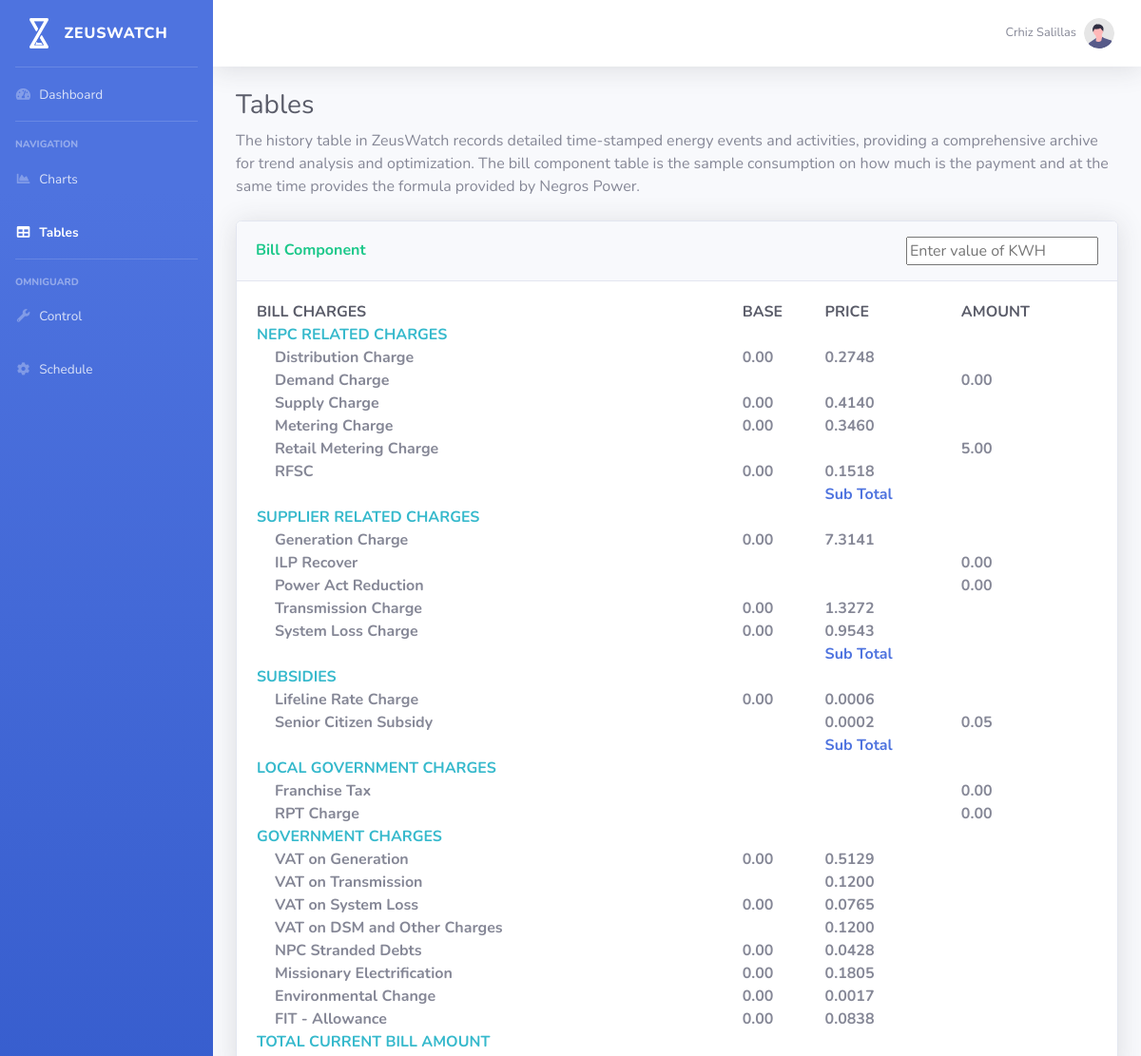
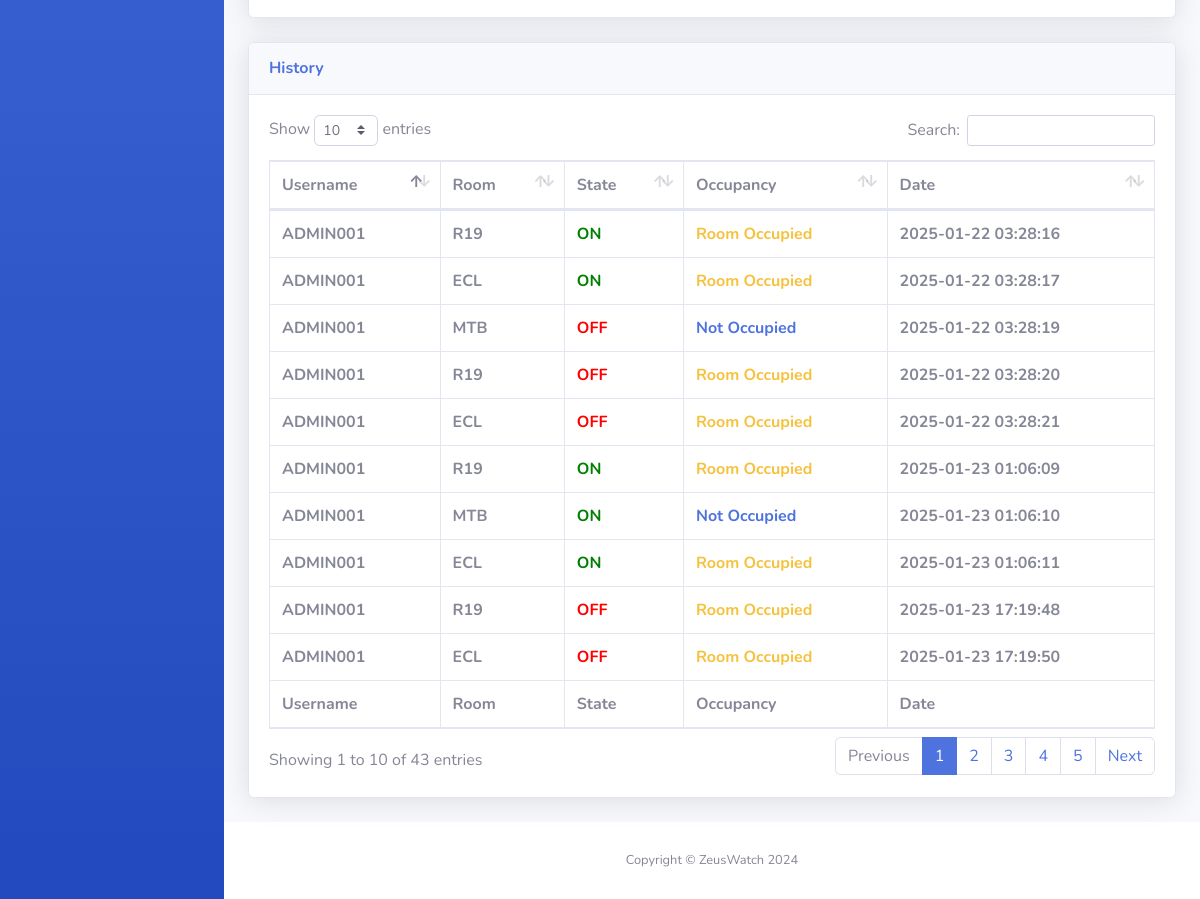
Screenshot of /main/tables.php (signed in) with the database file from the repository (2 pictures, top to bottom).
### tables this page shows
CREATE TABLE `history` (
  `id` int(11) NOT NULL,
  `username` varchar(20) NOT NULL,
  `room` varchar(20) NOT NULL,
  `state` tinyint(1) NOT NULL,
  `occupancy` tinyint(1) NOT NULL,
  `date` timestamp NOT NULL DEFAULT current_timestamp()
);

### main/tables.php (the view, shortened to what the rows shown need)
<?php
    include 'server/connectDB.php';
?>
<html lang="en">
<head>
    <link href="vendor/fontawesome-free/css/all.min.css" rel="stylesheet" type="text/css">
    <link href="css/sb-admin-2.min.css" rel="stylesheet">
    <link href="vendor/datatables/dataTables.bootstrap4.min.css" rel="stylesheet">
    <link href="css/bill.css" rel="stylesheet">
</head>
<body id="page-top">
    <div id="wrapper">
        <div id="content-wrapper" class="d-flex flex-column">
            <div id="content">
                <div class="container-fluid">
                    <h1 class="h3 mb-2 text-gray-800">Tables</h1>
                    <div class="card shadow mb-4">
                        <div class="card-body">
                            <div class="table-responsive">
                                <table width="100%" cellspacing="0">
                                    <thead>
                                        <tr class="text-secondary text-gray-800">
                                            <th>BILL CHARGES</th>
                                            <th>BASE</th>
                                            <th>PRICE</th>
                                            <th>AMOUNT</th>
                                        </tr>
                                    </thead>
                                    <tbody>
                                        <tr>
                                            <th class="text-info">NEPC RELATED CHARGES</th>
                                            <th></th>
                                            <th></th>
                                            <th></th>
                                        </tr>
                                        <tr class="mb-4">
                                            <th class="description-charges">Distribution Charge</th>
                                            <th class="basePrice"></th>
                                            <th>0.2748</th>
                                            <th id="distCharge"></th>
                                        </tr>
                                        <tr class="mb-4">
                                            <th class="description-charges">Demand Charge</th>
                                            <th></th>
                                            <th></th>
                                            <th>0.00</th>
                                        </tr>
                                        <tr class="mb-4">
                                            <th class="description-charges">Supply Charge</th>
                                            <th class="basePrice"></th>
                                            <th>0.4140</th>
                                            <th id="suppCharge"></th>
                                        </tr>
                                        <tr class="mb-4">
                                            <th class="description-charges">Metering Charge</th>
                                            <th class="basePrice"></th>
                                            <th>0.3460</th>
                                            <th id="meterCharge"></th>
                                        </tr>
                                        <tr class="mb-4">
                                            <th class="description-charges">Retail Metering Charge</th>
                                            <th></th>
                                            <th></th>
                                            <th>5.00</th>
                                        </tr>
                                        <tr class="mb-4">
                                            <th class="description-charges">RFSC</th>
                                            <th class="basePrice"></th>
                                            <th>0.1518</th>
                                            <th id="rfsc"></th>
                                        </tr>
                                        <tr class="mb-4">
                                            <th></th>
                                            <th></th>
                                            <th class="text-primary">Sub Total</th>
                                            <th id="npc" class="text-primary"></th>
                                        </tr>
                                        <tr>
                                            <th class="text-info">SUPPLIER RELATED CHARGES</th>
                                            <th></th>
                                            <th></th>
                                            <th></th>
                                        </tr>
                                        <tr class="mb-4">
                                            <th class="description-charges">Generation Charge</th>
                                            <th class="basePrice"></th>
                                            <th>7.3141</th>
                                            <th id="genCharge"></th>
                                        </tr>
                                        <tr class="mb-4">
                                            <th class="description-charges">ILP Recover</th>
                                            <th></th>
                                            <th></th>
                                            <th>0.00</th>
                                        </tr>
                                        <tr class="mb-4">
                                            <th class="description-charges">Power Act Reduction</th>
                                            <th></th>
                                            <th></th>
                                            <th>0.00</th>
                                        </tr>
                                        <tr class="mb-4">
                                            <th class="description-charges">Transmission Charge</th>
                                            <th class="basePrice"></th>
                                            <th>1.3272</th>
                                            <th id="transCharge"></th>
                                        </tr>
                                        <tr class="mb-4">
                                            <th class="description-charges">System Loss Charge</th>
                                            <th class="basePrice"></th>
                                            <th>0.9543</th>
                                            <th id="sysLossCharge"></th>
                                        </tr>
                                        <tr class="mb-4">
                                            <th></th>
                                            <th></th>
                                            <th class="text-primary">Sub Total</th>
                                            <th id="src" class="text-primary"></th>
                                        </tr>
                                        <tr>
                                            <th class="text-info">SUBSIDIES</th>
                                            <th></th>
                                            <th></th>
                                            <th></th>
                                        </tr>
                                        <tr class="mb-4">
                                            <th class="description-charges">Lifeline Rate Charge</th>
                                            <th class="basePrice"></th>
                                            <th>0.0006</th>
                                            <th id="lrc"></th>
                                        </tr>
                                        <tr class="mb-4">
                                            <th class="description-charges">Senior Citizen Subsidy</th>
                                            <th></th>
                                            <th>0.0002</th>
                                            <th id="seniorCitSub">0.05</th>
                                        </tr>
                                        <tr class="mb-4">
                                            <th></th>
                                            <th></th>
                                            <th class="text-primary">Sub Total</th>
                                            <th id="subsidies" class="text-primary"></th>
                                        </tr>
                                        <tr>
                                            <th class="text-info">LOCAL GOVERNMENT CHARGES</th>
                                            <th></th>
                                            <th></th>
                                            <th></th>
                                        </tr>
                                        <tr class="mb-4">
                                            <th class="description-charges">Franchise Tax</th>
                                            <th></th>
                                            <th></th>
                                            <th>0.00</th>
                                        </tr>
                                        <tr class="mb-4">
                                            <th class="description-charges">RPT Charge</th>
                                            <th></th>
                                            <th></th>
                                            <th>0.00</th>
                                        </tr>
                                        <tr>
                                            <th class="text-info">GOVERNMENT CHARGES</th>
                                            <th></th>
                                            <th></th>
                                            <th></th>
                                        </tr>
                                        <tr class="mb-4">
                                            <th class="description-charges">VAT on Generation</th>
                                            <th class="basePrice"></th>
                                            <th>0.5129</th>
                                            <th id="vatGen"></th>
                                        </tr>
                                        <tr class="mb-4">
                                            <th class="description-charges">VAT on Transmission</th>
                                            <th id="vatOnTrans"></th>
                                            <th>0.1200</th>
                                            <th id="vatTrans"></th>
                                        </tr>
                                        <tr class="mb-4">
                                            <th class="description-charges">VAT on System Loss</th>
                                            <th class="basePrice"></th>
                                            <th>0.0765</th>
                                            <th id="vatSystLoss"></th>
                                        </tr>
                                        <tr class="mb-4">
                                            <th class="description-charges">VAT on DSM and Other Charges</th>
                                            <th id="vatDSM"></th>
                                            <th>0.1200</th>
                                            <th id="vatOtherCharge"></th>
                                        </tr>
                                        <tr class="mb-4">
                                            <th class="description-charges">NPC Stranded Debts</th>
                                            <th class="basePrice"></th>
                                            <th>0.0428</th>
                                            <th id="npcStrandDebts"></th>
                                        </tr>
                                        <tr class="mb-4">
                                            <th class="description-charges">Missionary Electrification</th>
                                            <th class="basePrice"></th>
                                            <th>0.1805</th>
                                            <th id="missionaryElect"></th>
                                        </tr>
                                        <tr class="mb-4">
                                            <th class="description-charges">Environmental Change</th>
                                            <th class="basePrice"></th>
                                            <th>0.0017</th>
                                            <th id="enviroCharge"></th>
                                        </tr>
                                        <tr class="mb-4">
                                            <th class="description-charges">FIT - Allowance</th>
                                            <th class="basePrice"></th>
                                            <th>0.0838</th>
                                            <th id="fitAllow"></th>
                                        </tr>
                                        <tr>
                                            <th class="text-info">TOTAL CURRENT BILL AMOUNT</th>
                                            <th></th>
                                            <th></th>
                                            <th id="totalBill" class="text-info"></th>
                                        </tr>
                                    </tbody>
                                </table>
                            </div>
                        </div>
                    </div>
                    <div class="card shadow mb-4">
                        <div class="card-body">
                            <div class="table-responsive">
                                <table class="table table-bordered" id="dataTable" width="100%" cellspacing="0">
                                    <thead>
                                        <tr>
                                            <th>Username</th>
                                            <th>Room</th>
                                            <th>State</th>
                                            <th>Occupancy</th>
                                            <th>Date</th>
                                        </tr>
                                    </thead>
                                    <tfoot>
                                        <tr>
                                            <th>Username</th>
                                            <th>Room</th>
                                            <th>State</th>
                                            <th>Occupancy</th>
                                            <th>Date</th>
                                        </tr>
                                    </tfoot>
                                    <tbody>
                                <?php
                                    $sql = "SELECT * FROM `history`";
                                    $result = $conn->query($sql);
                                    if ($result->num_rows > 0) {
                                        while($row = $result->fetch_assoc()) {
                                          echo "<tr><th>" .$row["username"]. "</th><th>" . $row["room"]. "</th><th><span ". ($row["state"] == 1 ? 'style="color:green">ON' : 'style="color:red">OFF') . "</span></th><th><span " . ($row["occupancy"] == 1 ? 'style="color:#f6c23e">Room Occupied':'style="color:#4e73df">Not Occupied'). "</span></th><th>". $row["date"]. "</th></tr>";
                                        }
                                      } else {
                                        echo "0 results";
                                    }
                                ?>
                                    </tbody>
                                </table>
                            </div>
                        </div>
                    </div>
                </div>
            </div>
        </div>
    </div>
</body>
</html>

### rows the page displays
history: username "ADMIN001", room "R19", state "ON", occupancy "Room Occupied", date "2025-01-22 03:28:16"
history: username "ADMIN001", room "ECL", state "ON", occupancy "Room Occupied", date "2025-01-22 03:28:17"
history: username "ADMIN001", room "MTB", state "OFF", occupancy "Not Occupied", date "2025-01-22 03:28:19"
history: username "ADMIN001", room "R19", state "OFF", occupancy "Room Occupied", date "2025-01-22 03:28:20"
history: username "ADMIN001", room "ECL", state "OFF", occupancy "Room Occupied", date "2025-01-22 03:28:21"
history: username "ADMIN001", room "R19", state "ON", occupancy "Room Occupied", date "2025-01-23 01:06:09"
history: username "ADMIN001", room "MTB", state "ON", occupancy "Not Occupied", date "2025-01-23 01:06:10"
history: username "ADMIN001", room "ECL", state "ON", occupancy "Room Occupied", date "2025-01-23 01:06:11"
history: username "ADMIN001", room "R19", state "OFF", occupancy "Room Occupied", date "2025-01-23 17:19:48"
history: username "ADMIN001", room "ECL", state "OFF", occupancy "Room Occupied", date "2025-01-23 17:19:50"

### other values shown
$brand "ZEUSWATCH"
$displayName "Crhiz Salillas"
